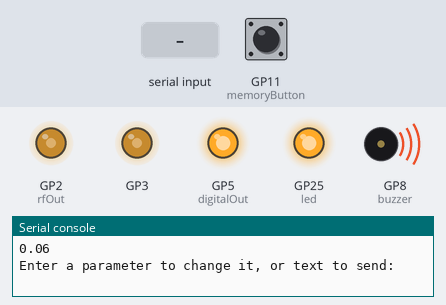
The program below on a simulated Raspberry Pi Pico running MicroPython. Parts: output pins drawn as LEDs (lit = HIGH), buzzer (waves = sounding), the last lines printed to the serial console. Inputs (shaded band) come from the test bench; at power-on: GP11 (memoryButton) HIGH.

Above: at 1.2 s.
1.3 s: GP11 (memoryButton) pulled LOW for 0.15 s
At 4.1 s:
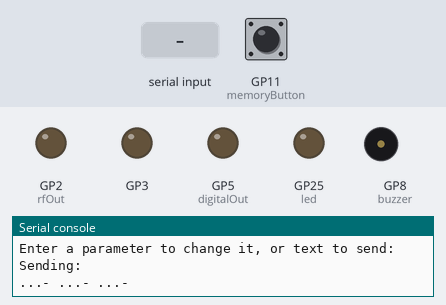
4.3 s: "." typed at the serial console
At 4.51 s:
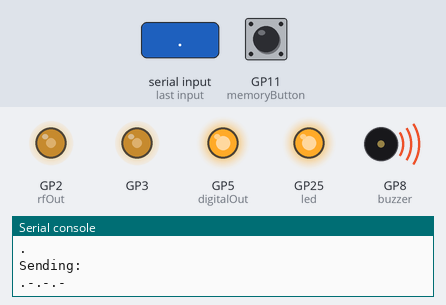
7.3 s: "200" typed at the serial console
At 8.29 s:
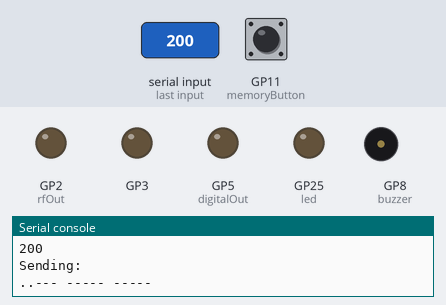
10.3 s: GP11 (memoryButton) pulled LOW for 1 s
13.3 s: "-" typed at the serial console
At 14.7 s:
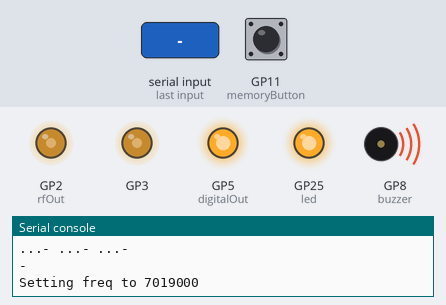
Timing chart, 0 to 15.8 s (numbered marks = the images above; inputs shaded):
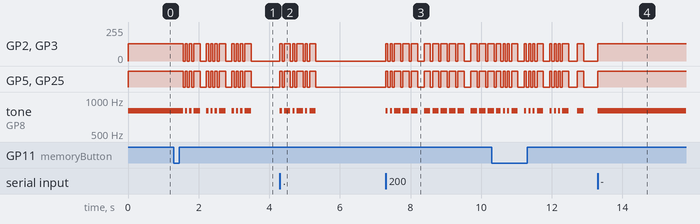

The program:

PicoMorseKeyboard.py
```python
# This code is taken from many places and many authors and compiled by YU4HAK :)

# Raspberry Pi Pico is needed to use this app! Maybe I will do an Arduino version in the future.
# Basic purpose of the app is to take input from serial port and turn it into Morse code.
# Then it plays it via sound, light or by acting as a paddle and triggering an external device (radio).
# Interfacing with the external device can be done with an optocupler, transistor, relay or similar simple circuit.
# There is one memory slot that can be played with a button push, and changed through console.
# WPM and sidetone frequency can be changed as well.
# Code has many bugs, please fix them :)
# 73


import time, sys, utime  # import necessary libraries,
from machine import Pin, PWM, Timer
from rp2 import PIO, StateMachine, asm_pio
from time import sleep


#real_freq = 17200

real_freq = 7020000


ledState = False

keyerButton = Pin(19, Pin.IN, Pin.PULL_UP)  # Morse key button
led = Pin(25, Pin.OUT)                      # The LED on the Pico is pin 25
digitalOut = Pin(5, Pin.OUT)                # Output to trigger external device
memoryButton = Pin(11, Pin.IN, Pin.PULL_UP) # Play memory
buzzer = PWM(Pin(8))                        # PWM buzzer
rfOut = 2                                   # RF out pin
rfOut2 = 3

stdin_string = sys.stdin
timer = Timer(-1)

memory1 = "VVV"


# 180 degrees inverted. WORKS !!!
# @asm_pio(set_init=(PIO.OUT_LOW,PIO.OUT_LOW))
# def square():
#     wrap_target()
#     set(pins, 0b10)
#     set(pins, 0b01)
#     wrap()
#

# 90 degrees. WORKS !!! (double the sm freq!)
@asm_pio(set_init=(PIO.OUT_LOW,PIO.OUT_LOW))
def square():
    wrap_target()
    set(pins, 0b10)
    set(pins, 0b11)
    set(pins, 0b01)
    set(pins, 0b00)
    wrap()


def setFreq(real_freq):
    global sm
    sm = rp2.StateMachine(0, square, freq=real_freq*2, set_base=Pin(rfOut, rfOut2))

def vfoOn():
    ledState = True
    sm.active(ledState)
    led(ledState)
    digitalOut.value(1)
    buzzer.duty_u16(1000)
   # print("Led is:" + str(ledState))

def vfoOff():
    ledState = False
    sm.active(ledState)
    led(ledState)
    digitalOut.value(0)
    buzzer.duty_u16(0)
    # print("Led is:" + str(ledState))
    # print("Freq is:" + str(real_freq))


# functions for morse code signal durations
def dah():
    vfoOn()
    time.sleep(3 * BlinkRate)
    vfoOff()
    time.sleep(BlinkRate)


def dit():
    vfoOn()
    time.sleep(BlinkRate)
    vfoOff()
    time.sleep(BlinkRate)


def pause(elementcount):
    time.sleep(elementcount * BlinkRate)


# morse code conversion
code = {"A": ".-", "B": "-...", "C": "-.-.", "D": "-..", "E": ".", "F": "..-.", "G": "--.",
        "H": "....", "I": "..", "J": ".---", "K": "-.-", "L": ".-..", "M": "--", "N": "-.",
        "O": "---", "P": ".--.", "Q": "--.-", "R": ".-.", "S": "...", "T": "-", "U": "..-",
        "V": "...-", "W": ".--", "X": "-..-", "Y": "-.--", "Z": "--..",
        "0": "-----", "1": ".----", "2": "..---", "3": "...--", "4": "....-",
        "5": ".....", "6": "-....", "7": "--...", "8": "---..", "9": "----.",
        ".": ".-.-.-",
        ",": "--..--",
        "?": "..--..",
        "/": "-..-.",
        "@": ".--.-.",
        " ": "|",
        "-": "-....-",
        "(": "-.--.",
        ")": "-.--.-",
        "'": ".----.",
        "!": "-.-.--",
        "&": ".-...",
        ":": "---...",
        ";": "-.-.-.",
        "=": "-...-",
        "_": "..--.-",
        "\"": ".-..-.",
        "$": "...-..-",
        "{": ".--.-.",
        "}": ".--.-.",
        "+": ".-.-."
        }


# Function that returns morse code sentence from uppercase English sentence
def convertToMorseCode(sentence):
    tempSentence = sentence.upper()  # make it all caps so that the dictionary understands the character
    workSentence = ""  # empty sentence to add to
    for j in tempSentence:  # for each character in the sentence, reference code dictionary and change to morse code character
        if j in code:
            workSentence += code[j] + " "
    return workSentence


# main function that blinks LED based on morse code sentence
def sendMessage(sendSentence):
    secretSentence = convertToMorseCode(sendSentence)
    print("Sending: ")
    print(secretSentence)
    for i in secretSentence:
        if i == ".":
            dit()
        elif i == "-":
            dah()
        elif i == "|":
            pause(2)  # With two pauses of 3 elements, adds up to 7
        else:
            pause(2)


# A rough workout: seconds per dit:  60 / (50 * WPM)
def setWPM(wpm):
    global BlinkRate
    BlinkRate = 60 / (50 * wpm)
    print(BlinkRate)

def setBuzzFrequency(freq):
    buzzer.freq(freq)

def onMemmoryButtonPressed(timer):
    sendMessage(memory1)

def debounceMemoryHandler(pin):
    timer.init(mode=Timer.ONE_SHOT, period=200, callback=onMemmoryButtonPressed)

# add debounce timer maybe
def keyerHandler(keyerButton):
    if (keyerButton.value() == 0):
        vfoOn()
    else:
        vfoOff()

# Initializing app

memoryButton.irq(handler = debounceMemoryHandler, trigger = Pin.IRQ_FALLING)
keyerButton.irq(handler = keyerHandler, trigger = Pin.IRQ_FALLING|Pin.IRQ_RISING)
setBuzzFrequency(800)
setWPM(20)
setFreq(real_freq)

#sendMessage("v")
vfoOn()

# Keeps reading from stdin and quits only if the word 'exit' is there
# This loop, by default does not terminate, since stdin is open

print("Enter a parameter to change it, or text to send:")
for line in stdin_string:
    # Remove trailing newline characters using strip()
    cleanLine = line.strip()
    if '_SPEED=' == cleanLine[0:7]:
        newSpeed = cleanLine.split('=')[1]
        setWPM(int(newSpeed))
        print('Setting speed to ' + newSpeed + ' WPM')

    elif '_BUZZ=' == cleanLine[0:6]:
        newBuzz = cleanLine.split('=')[1]
        setBuzzFrequency(int(newBuzz))
        print('Setting buzzer frequency to ' + newBuzz + ' Hz')

    elif '_MEM1=' == cleanLine[0:6]:
        newMem = cleanLine.split('=')[1]
        memory1 = newMem
        print('Setting memory 1 to "' + newMem + '"')

    elif '_FREQ=' == cleanLine[0:6]:
        newFreq = cleanLine.split('=')[1]
        setFreq(int(newFreq))
        print('Setting frequency (close) to "' + newFreq + '"')

    if '+' == cleanLine[0:1]:
        real_freq = real_freq + 1000
        setFreq(int(real_freq))
        vfoOn()
        print('Setting freq to ' + str(real_freq))

    elif '-' == cleanLine[0:1]:
        real_freq = real_freq - 1000
        setFreq(int(real_freq))
        vfoOn()
        print('Setting freq to ' + str(real_freq))

    elif '0' == cleanLine[0:1]:
        vfoOff()

    else:
        sendMessage(cleanLine)
```

Measured:
- after the input at 1.3 s, GP2 (rfOut), GP3: 128/255 → 0/255 after 0.26 s, then repeats every 0.72 s: 2 × (128/255 0.06 s, 0/255 0.06 s), 128/255 0.18 s, 0/255 0.18 s, 128/255 0.06 s, 0/255 0.06 s
- after the input at 4.3 s, GP2 (rfOut), GP3: 0/255 → 128/255 at once, then repeats every 0.36 s: 0/255 0.06 s, 128/255 0.18 s, 0/255 0.06 s, 128/255 0.06 s, until it stays 0/255 from 5.3 s
- after the input at 7.3 s, tone on GP8 (buzzer): plays 800 Hz for 0.06 s, 800 Hz for 0.06 s, 800 Hz for 0.18 s, 800 Hz for 0.18 s, 800 Hz for 0.18 s, 800 Hz for 0.18 s … (13 notes in this stretch), starting at once
- after the input at 13.3 s, GP2 (rfOut), GP3: 0/255 → 128/255 at once; GP5 (digitalOut), GP25 (led): LOW → HIGH at once; tone on GP8 (buzzer): silent → 800 Hz at once
